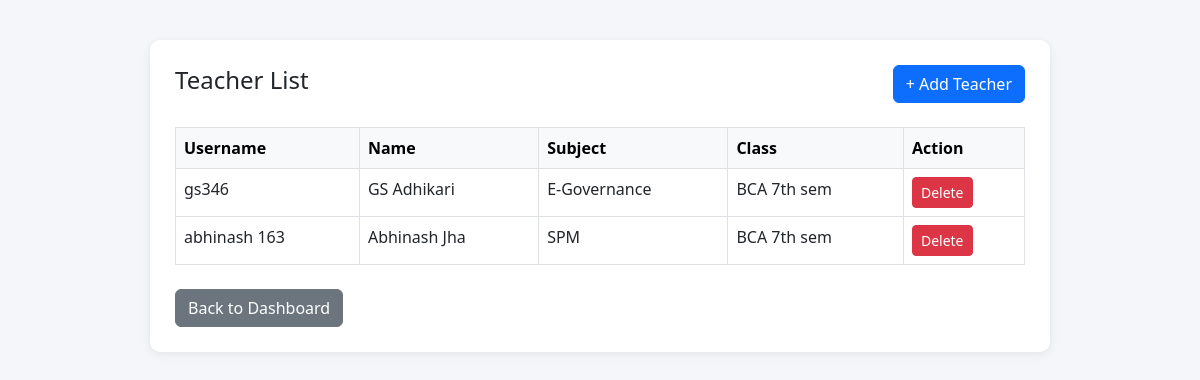
The page /teacher/ (signed in) on the database as committed earlier.
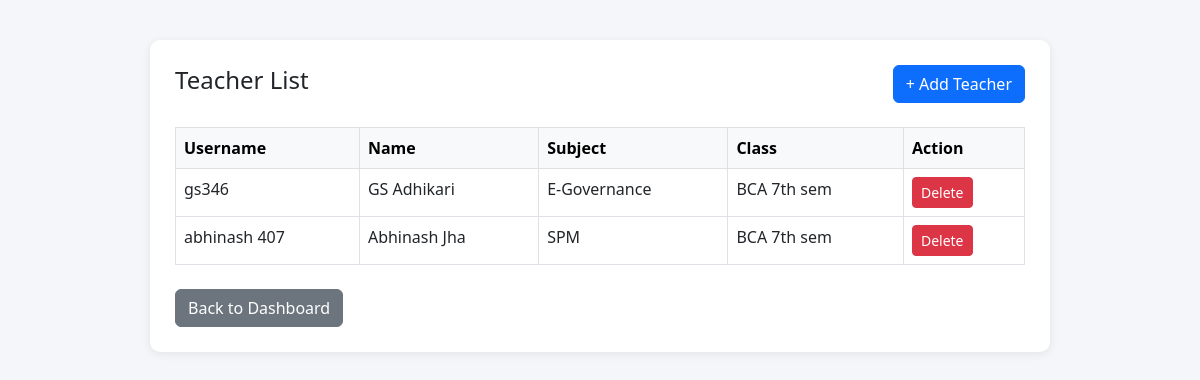
The same page on the database as committed later.
### result/models.py (models this page shows, shortened)
class Teacher(models.Model):
    user = models.OneToOneField(User, on_delete=models.CASCADE)
    subject = models.ForeignKey('Subject', on_delete=models.CASCADE)
    assigned_class = models.ForeignKey('Class', on_delete=models.CASCADE)

class Subject(models.Model):
    class_name = models.ForeignKey(
        Class, on_delete=models.CASCADE, related_name='subjects'
    )
    name = models.CharField(max_length=100)
    subject_code = models.CharField(max_length=20,unique=True, blank=True)
    full_marks = models.PositiveIntegerField(default=100)
    theory_marks = models.PositiveIntegerField(default=60)
    practical_marks = models.PositiveIntegerField(default=40)
    pass_marks = models.PositiveIntegerField(default=40)
    theory_pass_marks = models.PositiveIntegerField(default=24)
    practical_pass_marks = models.PositiveIntegerField(default=15)
    class Meta:
        ordering = ['name']

class Class(models.Model):
    name = models.CharField(max_length=20)
    section = models.CharField(max_length=10, blank=True)
    class Meta:
        verbose_name_plural = "Classes"
        ordering = ['name', 'section']

### result/views.py (the view)
# urls.py: path('teacher/', views.teacher_list, name='teacher_list'),
@login_required(login_url='login')
def teacher_list(request):
    if not request.user.is_staff:
        return redirect('dashboard')
    teachers = Teacher.objects.select_related('user', 'subject', 'assigned_class').all()
    return render(request, 'result/teacher_list.html', {'teachers': teachers})

### result/templates/result/teacher_list.html (shortened to what this page needs)
<!DOCTYPE html>
<html lang="en">
<head>
    <link href="https://cdn.jsdelivr.net/npm/bootstrap@5.3.0/dist/css/bootstrap.min.css" rel="stylesheet">
</head>
<body>
<div class="container">
    <div class="d-flex justify-content-between align-items-center mb-4">
        <h4> Teacher List</h4>
        <a href="{% url 'add_teacher' %}" class="btn btn-primary">+ Add Teacher</a>
    </div>
    <table class="table table-bordered table-hover">
        <thead class="table-light">
            <tr>
                <th>Username</th>
                <th>Name</th>
                <th>Subject</th>
                <th>Class</th>
                <th>Action</th>
            </tr>
        </thead>
        <tbody>
            {% for teacher in teachers %}
            <tr>
                <td>{{ teacher.user.username }}</td>
                <td>{{ teacher.user.first_name }} {{ teacher.user.last_name }}</td>
                <td>{{ teacher.subject.name }}</td>
                <td>{{ teacher.assigned_class.name }}</td>
                <td>
                    <form method="post" action="{% url 'delete_teacher' teacher.pk %}" onsubmit="return confirm('Delete this teacher?')">
                        <button type="submit" class="btn btn-sm btn-danger">Delete</button>
                    </form>
                </td>
            </tr>
            {% empty %}
            <tr>
                <td colspan="5" class="text-center text-muted">No teachers added yet</td>
            </tr>
            {% endfor %}
        </tbody>
    </table>
    <a href="{% url 'dashboard' %}" class="btn btn-secondary mt-2"> Back to Dashboard</a>
</div>
</body>
</html>

### result/templates/result/teacher_list.html (style rules this page uses)
body { background: #f4f6f9; }
.container { max-width: 900px; margin: 40px auto; background: #fff; padding: 25px; border-radius: 10px; box-shadow: 0 2px 10px rgba(0,0,0,0.08); }

Rows that differ between the two databases and show on the page:
removed Teacher: user.username "abhinash 163", user.first_name "Abhinash", user.last_name "Jha", subject.name "SPM", assigned_class.name "BCA 7th sem"
added Teacher: user.username "abhinash 407", user.first_name "Abhinash", user.last_name "Jha", subject.name "SPM", assigned_class.name "BCA 7th sem"
